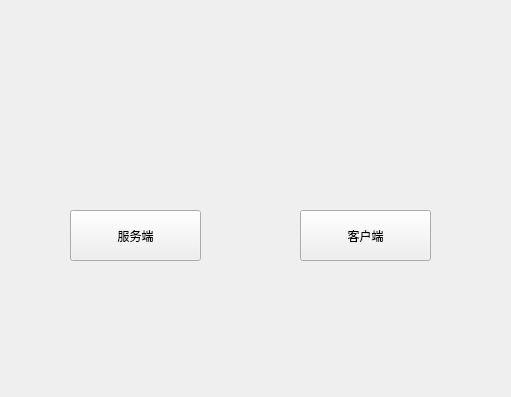
<?xml version="1.0" encoding="UTF-8"?>
<ui version="4.0">
 <class>Two_wight</class>
 <widget class="QWidget" name="Two_wight">
  <property name="geometry">
   <rect>
    <x>0</x>
    <y>0</y>
    <width>511</width>
    <height>397</height>
   </rect>
  </property>
  <property name="windowTitle">
   <string>Form</string>
  </property>
  <widget class="QPushButton" name="pushButton">
   <property name="geometry">
    <rect>
     <x>70</x>
     <y>210</y>
     <width>131</width>
     <height>51</height>
    </rect>
   </property>
   <property name="text">
    <string>服务端</string>
   </property>
  </widget>
  <widget class="QPushButton" name="pushButton_2">
   <property name="geometry">
    <rect>
     <x>300</x>
     <y>210</y>
     <width>131</width>
     <height>51</height>
    </rect>
   </property>
   <property name="text">
    <string>客户端</string>
   </property>
  </widget>
 </widget>
 <resources/>
 <connections/>
</ui>
